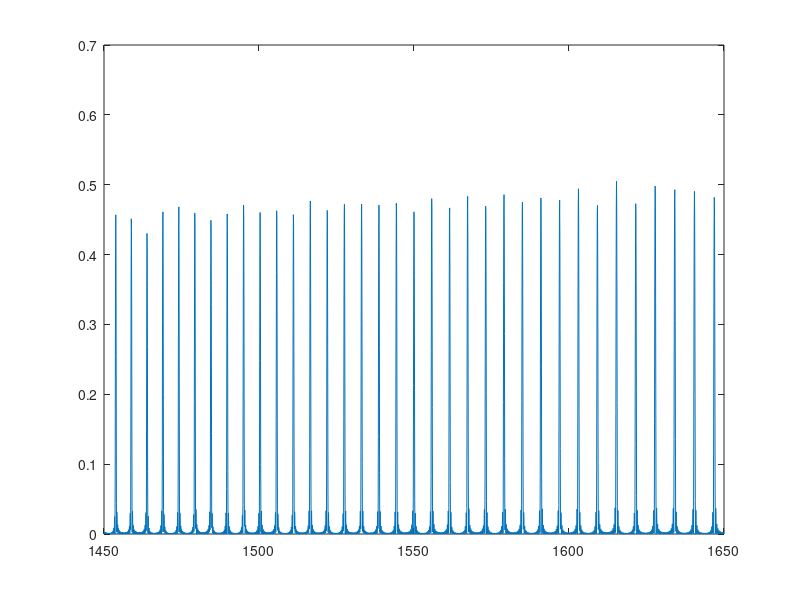

Source code (MATLAB):
clear all
close all
clc

lamda0=1550; % nanometri
n1=3.2255;
n2=3.2609;
r=abs((n1-n2)/(n1+n2));
t=2*sqrt(n1*n2)/(n1+n2);

delta=100;
N=3000;
m=20;
lmbda=linspace(lamda0-delta,lamda0+delta,N);

%L1=lamda0./(4.*n1);
L1=1200;
%L2=lamda0./(4.*n2);
samplovi=60;
duzina=65000;
dn=(duzina-samplovi.*(L1))./((samplovi-1)*samplovi./2);
ma=round(2./lamda0.*(L1.*(n1+n2).*samplovi./2+dn.*(samplovi./2.*(samplovi./2-1).*n1+n2.*(samplovi./2).^2)));
%dn=(duzina-N1.*(L1+L2)./2)./((N1./2-1)*N1./2);
dn=(ma.*lamda0./2 - L1.*(n1+n2).*samplovi./2)./(samplovi./2.*(samplovi./2-1).*n1+n2.*(samplovi./2).^2);
Lovi=L1;

for i=2:samplovi
  Lovi(i)=Lovi(i-1)+dn;
end

sum(Lovi)
%Lovi=linspace(2000,3000,100);
%Lovi=[L1 L2];
beta1=2.*pi.*n1./lmbda;
beta2=2.*pi.*n2./lmbda;

%L1=5000;
%N1=20;
%dd=500;
%dn=(L1.*(n1+n2).*N1-dd.*lamda0./2)./(n1.*(N1-1).*(N1-1)+n2.*N1.^2);
%Lovi=linspace(L1,L1-(2.*N1-1).*dn,2.*N1)




for i=1:2:length(Lovi)
  phiplus=beta1.*Lovi(i)+beta2.*Lovi(i+1);
  phiminus=beta1.*Lovi(i)-beta2.*Lovi(i+1);
  matrix=zeros(2,2,N);
  matrix(1,1,:)=(exp(j.*phiplus)-r^2.*exp(-j.*phiminus))./t.^2;
  matrix(1,2,:)=r.*(exp(j.*phiplus)-exp(-j.*phiminus))./t.^2;
  matrix(2,1,:)=r.*(exp(-j.*phiplus)-exp(j.*phiminus))./t.^2;
  matrix(2,2,:)=(exp(-j.*phiplus)-r^2.*exp(j.*phiminus))./t.^2;
  
  if(i==1)
    out=matrix;
  else
  
    for k=1:length(lmbda)
      out(:,:,k)=out(:,:,k)*matrix(:,:,k);
    end
  
  end
end

matrix=out;

for i=1:N
matrix(:,:,i)=matrix(:,:,i)^m;
end

reflection=abs(matrix(2,1,:)./matrix(1,1,:));
reflection=reshape(reflection,1,[]);
plot(lmbda,reflection.^2)